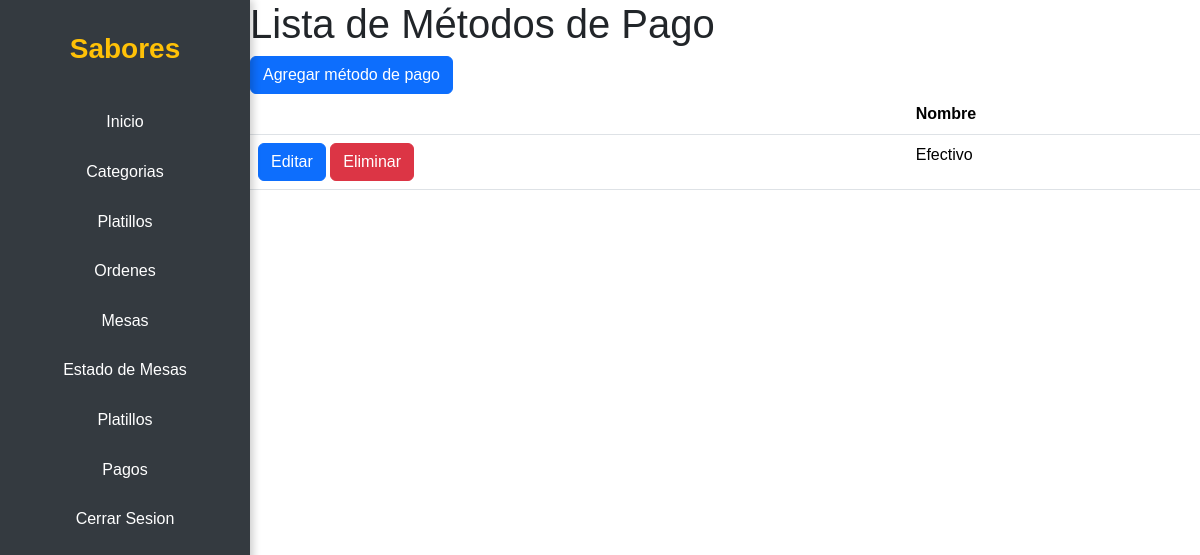
The page /ordenes/metodos_pago/ (signed in) on the database as committed earlier.
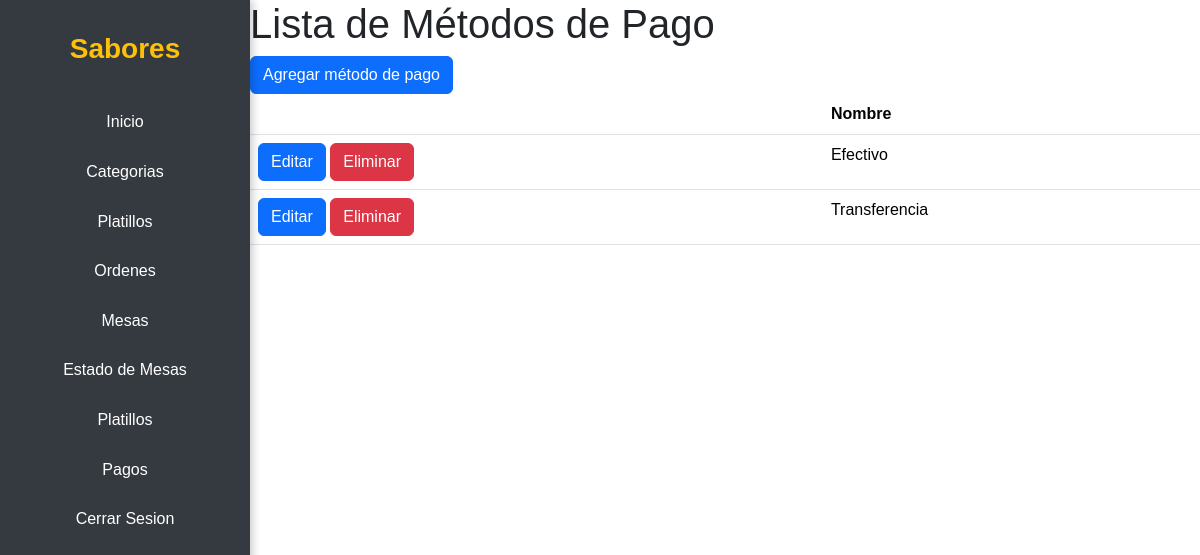
The same page on the database as committed later.
### apps/ordenes/models.py (models this page shows, shortened)
class MetodoPago(models.Model):
    nombre = models.CharField(max_length=50)

### apps/ordenes/views.py (the view)
# urls.py: path('metodos_pago/', views.MetodoPagoListView.as_view(), name='metodos_pago_list'),
class MetodoPagoListView(LoginRequiredMixin, ListView):
    model = MetodoPago
    template_name = 'pagos/metodos_pago_list.html'
    context_object_name = 'metodos_pago'

### templates/pagos/metodos_pago_list.html
{% extends 'main/base.html' %}
{% block content %}
<h1>Lista de Métodos de Pago</h1>
<a class="btn btn-primary" href="{% url 'ordenes:metodos_pago_create' %}">Agregar método de pago</a>
<table class="table">
    <thead>
        <tr>
            <th></th>
            <th>Nombre</th>
        </tr>
    </thead>
    <tbody>
        {% for metodo_pago in metodos_pago %}
        <tr>
            <td>
                <a class="btn btn-primary" href="{% url 'ordenes:metodos_pago_edit' metodo_pago.pk %}">Editar</a>
                <a class="btn btn-danger" href="{% url 'ordenes:metodos_pago_delete' metodo_pago.pk %}">Eliminar</a>
            </td>
            <td>{{ metodo_pago.nombre }}</td>
        </tr>
        {% endfor %}
    </tbody>
</table>
{% endblock %}

Rows that differ between the two databases and show on the page:
added MetodoPago: nombre "Transferencia"
